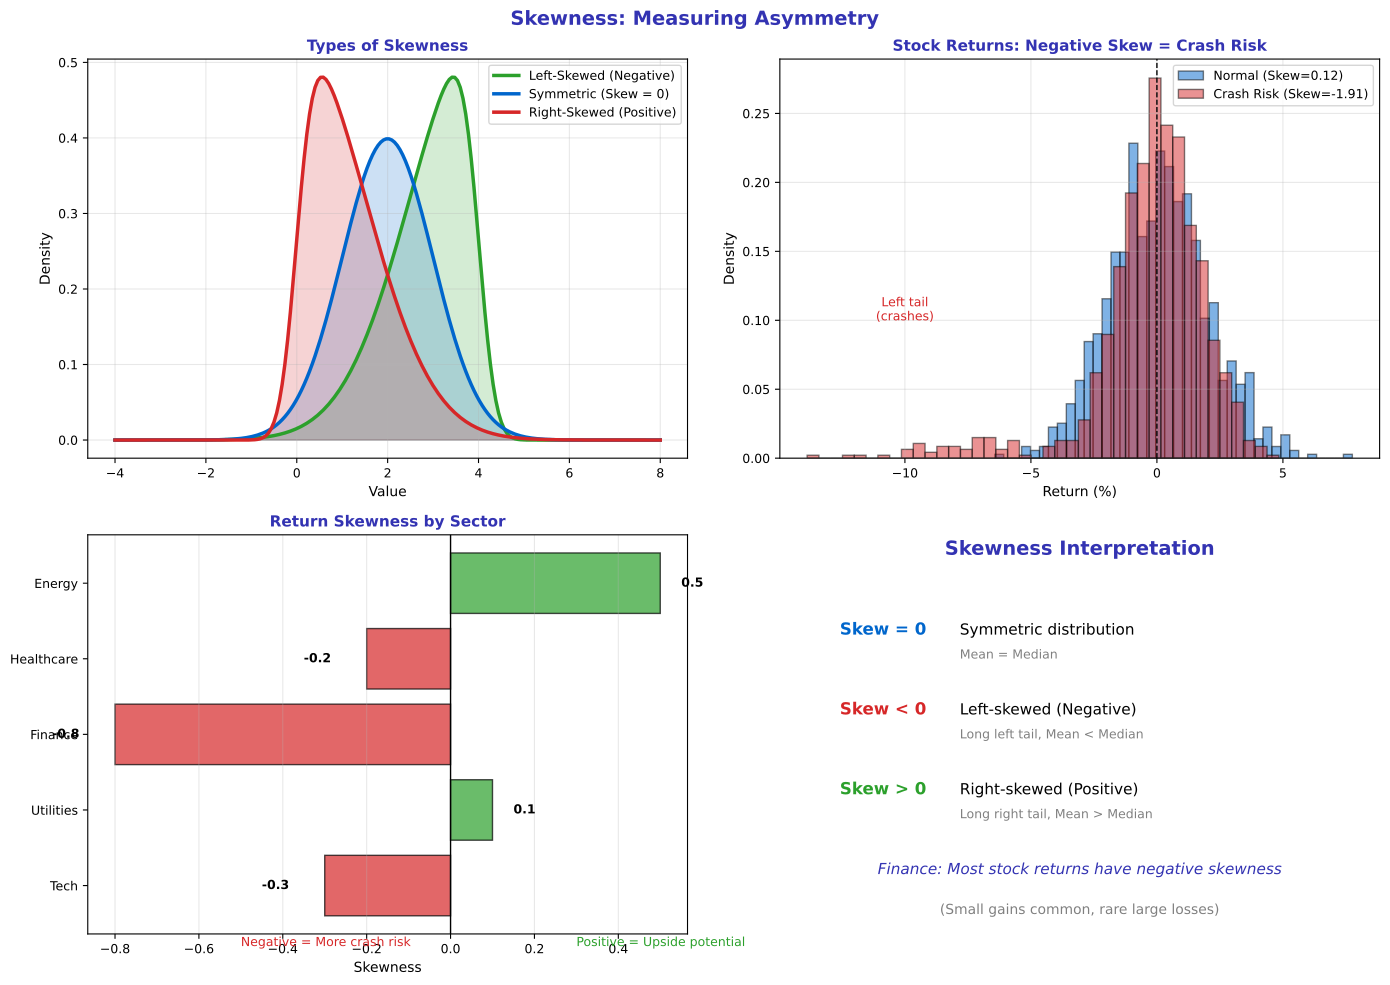

Write Python code to recreate this figure.
"""Skewness - Asymmetry of distributions"""
import matplotlib.pyplot as plt
import numpy as np
from scipy import stats
from pathlib import Path

plt.rcParams.update({
    'font.size': 10,
    'axes.labelsize': 10,
    'axes.titlesize': 11,
    'xtick.labelsize': 9,
    'ytick.labelsize': 9,
    'legend.fontsize': 9,
    'figure.figsize': (10, 6),
    'figure.dpi': 150
})

MLPURPLE = '#3333B2'
MLLAVENDER = '#ADADE0'
MLBLUE = '#0066CC'
MLORANGE = '#FF7F0E'
MLGREEN = '#2CA02C'
MLRED = '#D62728'

np.random.seed(42)

fig, axes = plt.subplots(2, 2, figsize=(14, 10))
fig.suptitle('Skewness: Measuring Asymmetry', fontsize=14, fontweight='bold', color=MLPURPLE)

# Plot 1: Three types of skewness
ax1 = axes[0, 0]
x = np.linspace(-4, 8, 200)

# Left-skewed (negatively skewed)
left_skewed = stats.skewnorm.pdf(x, -5, loc=4, scale=1.5)
ax1.plot(x, left_skewed, color=MLGREEN, linewidth=2.5, label='Left-Skewed (Negative)')
ax1.fill_between(x, left_skewed, alpha=0.2, color=MLGREEN)

# Symmetric
symmetric = stats.norm.pdf(x, loc=2, scale=1)
ax1.plot(x, symmetric, color=MLBLUE, linewidth=2.5, label='Symmetric (Skew = 0)')
ax1.fill_between(x, symmetric, alpha=0.2, color=MLBLUE)

# Right-skewed (positively skewed)
right_skewed = stats.skewnorm.pdf(x, 5, loc=0, scale=1.5)
ax1.plot(x, right_skewed, color=MLRED, linewidth=2.5, label='Right-Skewed (Positive)')
ax1.fill_between(x, right_skewed, alpha=0.2, color=MLRED)

ax1.set_title('Types of Skewness', fontsize=11, fontweight='bold', color=MLPURPLE)
ax1.set_xlabel('Value', fontsize=10)
ax1.set_ylabel('Density', fontsize=10)
ax1.legend(fontsize=9)
ax1.grid(alpha=0.3)

# Plot 2: Stock returns skewness
ax2 = axes[0, 1]
# Simulate typical stock returns (slightly negative skew with fat tails)
returns_normal = np.random.normal(0.05, 2, 1000)
returns_crash = np.concatenate([np.random.normal(0.05, 1.5, 950), np.random.normal(-8, 2, 50)])

ax2.hist(returns_normal, bins=40, density=True, alpha=0.5, color=MLBLUE,
         edgecolor='black', label=f'Normal (Skew={stats.skew(returns_normal):.2f})')
ax2.hist(returns_crash, bins=40, density=True, alpha=0.5, color=MLRED,
         edgecolor='black', label=f'Crash Risk (Skew={stats.skew(returns_crash):.2f})')

ax2.axvline(0, color='black', linestyle='--', linewidth=1)
ax2.set_title('Stock Returns: Negative Skew = Crash Risk', fontsize=11, fontweight='bold', color=MLPURPLE)
ax2.set_xlabel('Return (%)', fontsize=10)
ax2.set_ylabel('Density', fontsize=10)
ax2.legend(fontsize=9)
ax2.grid(alpha=0.3)
ax2.annotate('Left tail\n(crashes)', xy=(-10, 0.1), fontsize=9, color=MLRED, ha='center')

# Plot 3: Skewness by sector
ax3 = axes[1, 0]
sectors = ['Tech', 'Utilities', 'Finance', 'Healthcare', 'Energy']
skewness_values = [-0.3, 0.1, -0.8, -0.2, 0.5]
colors = [MLRED if s < 0 else MLGREEN for s in skewness_values]

bars = ax3.barh(sectors, skewness_values, color=colors, alpha=0.7, edgecolor='black')
ax3.axvline(0, color='black', linewidth=1)
ax3.set_title('Return Skewness by Sector', fontsize=11, fontweight='bold', color=MLPURPLE)
ax3.set_xlabel('Skewness', fontsize=10)

for bar, val in zip(bars, skewness_values):
    x_pos = val + 0.05 if val > 0 else val - 0.15
    ax3.text(x_pos, bar.get_y() + bar.get_height()/2, f'{val:.1f}',
             va='center', fontsize=9, fontweight='bold')

ax3.text(-0.5, -0.8, 'Negative = More crash risk', fontsize=9, color=MLRED, transform=ax3.transData)
ax3.text(0.3, -0.8, 'Positive = Upside potential', fontsize=9, color=MLGREEN, transform=ax3.transData)
ax3.grid(axis='x', alpha=0.3)

# Plot 4: Interpretation guide
ax4 = axes[1, 1]
ax4.axis('off')

ax4.text(0.5, 0.95, 'Skewness Interpretation', ha='center', fontsize=14,
         fontweight='bold', color=MLPURPLE, transform=ax4.transAxes)

interpretations = [
    ('Skew = 0', 'Symmetric distribution', 'Mean = Median', MLBLUE),
    ('Skew < 0', 'Left-skewed (Negative)', 'Long left tail, Mean < Median', MLRED),
    ('Skew > 0', 'Right-skewed (Positive)', 'Long right tail, Mean > Median', MLGREEN),
]

y = 0.75
for val, name, desc, color in interpretations:
    ax4.text(0.1, y, val, fontsize=12, fontweight='bold', color=color, transform=ax4.transAxes)
    ax4.text(0.3, y, name, fontsize=11, transform=ax4.transAxes)
    ax4.text(0.3, y - 0.06, desc, fontsize=9, color='gray', transform=ax4.transAxes)
    y -= 0.2

# Finance context
ax4.text(0.5, 0.15, 'Finance: Most stock returns have negative skewness', ha='center',
         fontsize=11, style='italic', color=MLPURPLE, transform=ax4.transAxes)
ax4.text(0.5, 0.05, '(Small gains common, rare large losses)', ha='center',
         fontsize=10, color='gray', transform=ax4.transAxes)

plt.tight_layout()
plt.savefig(Path(__file__).parent / 'chart.pdf', dpi=300, bbox_inches='tight')
plt.close()
